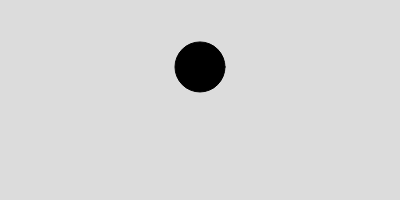
Frame 1 (no input)
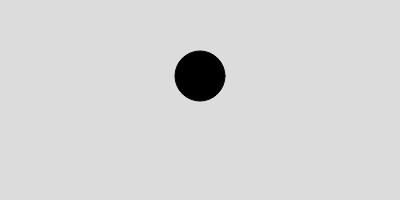
Frame 60 (no input)
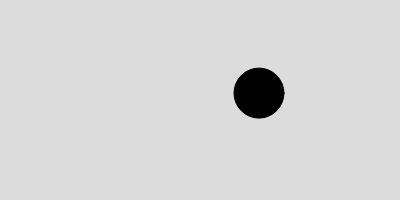
Frame 120 (the mouse pressed at the canvas centre since frame 60)

The p5.js sketch that drew these frames (run headless with seeded random() and noise() and a simulated clock; from frame 60 on, the mouse is pressed at the canvas centre):

// p5.js sketch
// ── sketch.js
let ball;

function setup() {
  createCanvas(400, 200);

  ball = new Particle();
}


function draw() {
  background(220);

  let gravity = createVector(0, 0.3);
  ball.addForce(gravity);

  ball.update();
  ball.show();
  ball.wind();
}

// ── Particle.js
class Particle {
  constructor() {
    this.pos = createVector(width/2, height/3);
    this.vel = createVector(0, 0);
    this.acc = createVector(0, 0);

    this.c = color(0);
    this.w = 50;
  }

  addForce(aForce) {
    this.acc.add(aForce);//가속도에 힘 더하기
  }

  update() {
    this.vel.add(this.acc);//가속하기
    this.pos.add(this.vel);//위치에 속도 더하기

    this.acc.set(0, 0);
    this.checkEdge();
  }


  checkEdge() {
    if ((this.pos.y+this.w/2) > height) {//공의 위치가 세로축 중간을 넘으면
      this.pos.y = height-this.w/2;
      this.vel.y = this.vel.y * -1;//속도 줄이기
    }
    
    if (this.pos.x > width) {
      this.pos.x = 0;
    }
  }
  wind(){
    if (mouseIsPressed)
      this.pos.x=this.pos.x+1
  }

  show() {
    fill(this.c);
    circle(this.pos.x, this.pos.y, this.w);
  }
}
